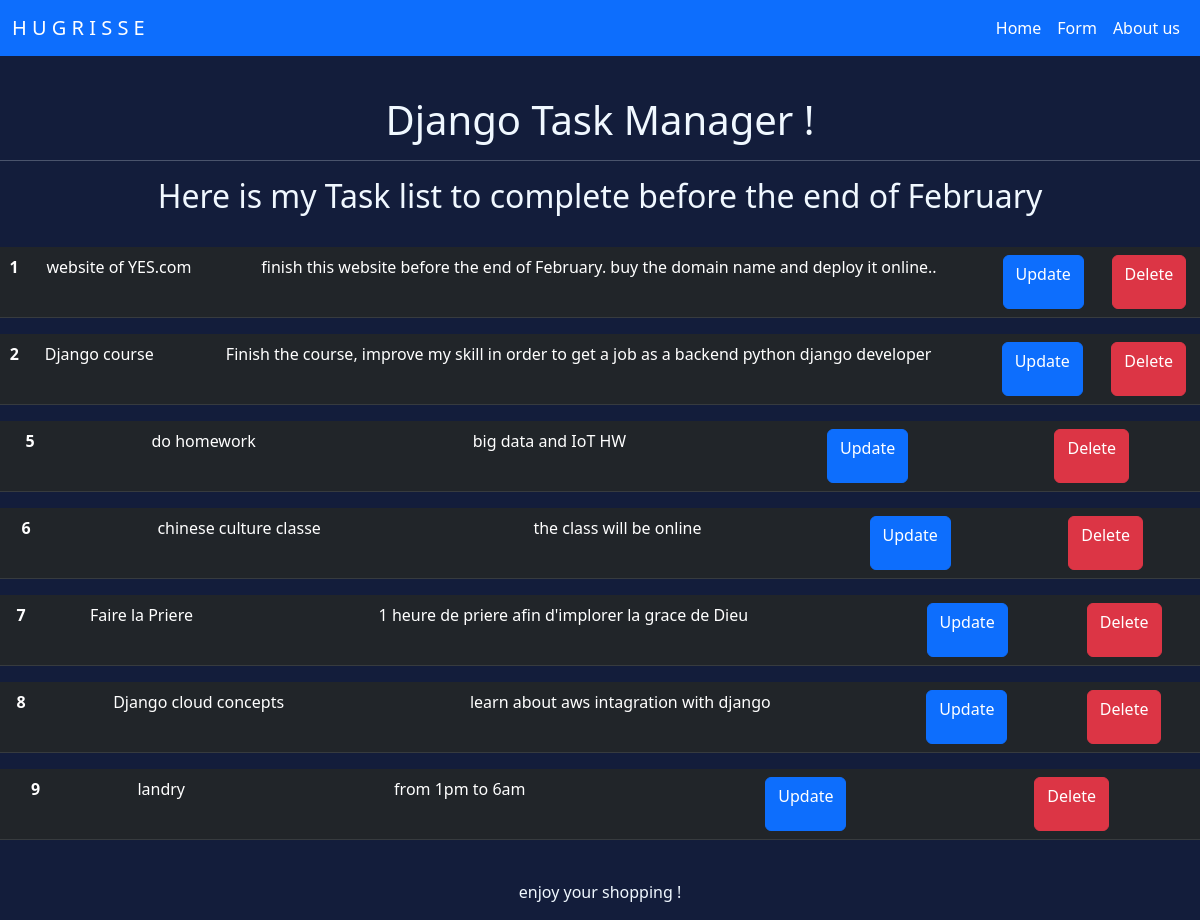
The app's page /, older data.
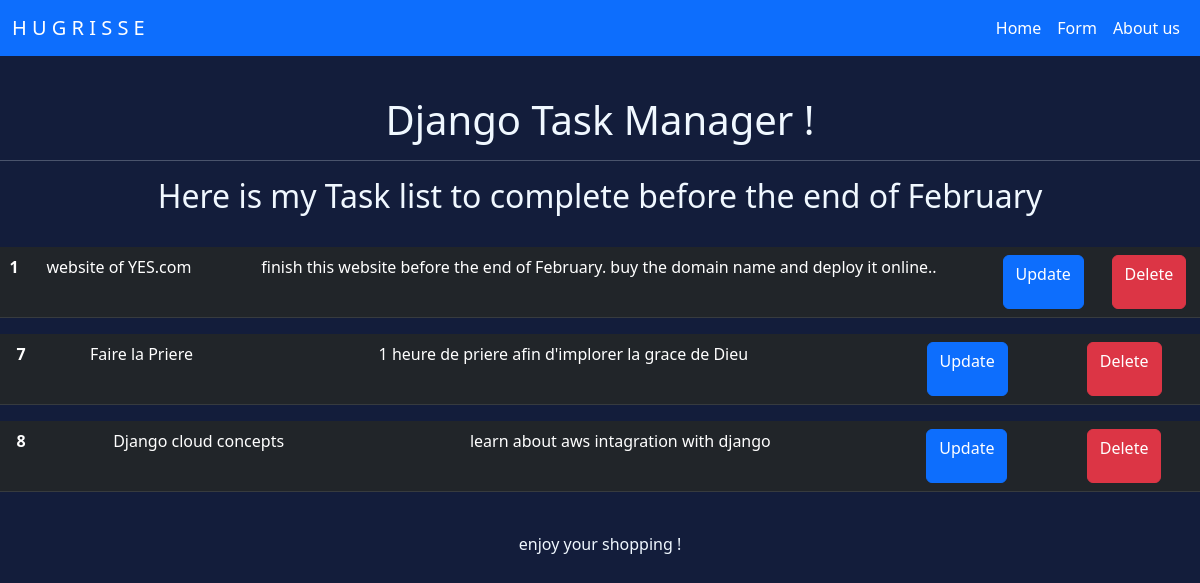
The same page, newer data.
### mainapp/models.py (models this page shows, shortened)
class Task(models.Model):
    title = models.CharField(max_length=50)
    content = models.CharField(max_length=500)
    date_posted = models.DateTimeField(auto_now_add=True)

### mainapp/views.py (the view)
# urls.py: path('', views.home, name='home'),
def home(request):
    taksList = Task.objects.all()
    context = {'tasks' : taksList}
    return render(request, 'home.html', context = context)

### templates/home.html (shortened to what this page needs)
{% extends 'base.html' %}
{% block content %}
<!DOCTYPE html>
<html lang="en">
<head>
</head>
<body>
    <h1> Django Task Manager !</h1>
    <hr>
    <h2>Here is my Task list to complete before the end of February </h2>
    <br>
    {% for task in tasks %}
    <table class="table table-dark">
          <tr>
            <th>{{task.id}}</th>
            <td>{{task.title}}</td>
            <td>{{task.content}}</td>
            <td> <a href="{% url 'updateTask' task.id %}">
              <button type="button" class="btn btn-primary" data-bs-toggle="modal" data-bs-target="#exampleModal">
                <p>Update</p>
            </button>
            </a> </td>
            <td> <a href="{% url 'deleteTask' task.id %}">
              <button type="button" class="btn btn-danger" data-bs-toggle="modal" data-bs-target="#exampleModal">
                  <p>Delete</p>
              </button>
            </a>
          </td>
          </tr>
      </table>
    {% endfor %}
    <br>
    <p>enjoy your shopping !</p>
</body>
</html>
{% endblock %}

### templates/base.html (shortened to what this page needs)
<!DOCTYPE html>
<html lang="en">
<head>
    <link href="https://cdn.jsdelivr.net/npm/bootstrap@5.3.0-alpha1/dist/css/bootstrap.min.css" rel="stylesheet">
</head>
<body>
    <nav class="navbar navbar-expand-lg navbar-dark bg-primary  ">
        <div class="container-fluid">
          <a class="navbar-brand" href="{% url 'home' %}">H U G R I S S E</a>
          <div class="collapse navbar-collapse" id="navbarSupportedContent">
            <ul class="navbar-nav ms-auto mb-2 mb-lg-0">
              <li class="nav-item">
                <a class="nav-link active" aria-current="page" href="{% url 'home' %}">Home</a>
              </li>
              <li class="nav-item">
                <a class="nav-link active" href="{% url 'taskForm' %}">Form</a>
              </li>
              <li class="nav-item">
                <a class="nav-link active" href="{% url 'about'%}">About us</a>
              </li>
            </ul>
          </div>
        </div>
      </nav>
{% block content %}
{% endblock %}
</body>
</html>

### templates/home.html (style rules this page uses)
body { background-color: rgb(19, 29, 59); color: aliceblue; justify-content: center; text-align: center; }
h1 { margin-top: 40px; }

Row changes from the older to the newer data that the page shows:
removed Task: id "2", title "Django course", content "Finish the course, improve my skill in order to get a job as a backend python django developer"
removed Task: id "5", title "do homework", content "big data and IoT HW"
removed Task: id "6", title "chinese culture classe", content "the class will be online"
removed Task: id "9", title "landry", content "from 1pm to 6am"
